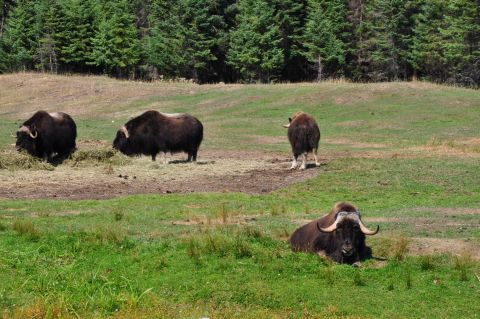
//> input picture Chapter_05/watershed/group.jpg, 480 x 319 px
$ ./segment   (built with g++ and OpenCV 4)
//> lines starting //> are read from the running program, lines starting //| are printed output that depends on the picture; after the words box and inside, x2 and y2 are one past the last pixel; in counts of white or black regions, pixels touching at a corner belong together
### Chapter_05/watershed/watershedSegmentation.hpp
#ifndef WATERSHEDSEGMENTATION_H
#define WATERSHEDSEGMENTATION_H

#include<opencv2/core.hpp>
#include<opencv2/highgui/highgui.hpp>
#include<opencv2/imgproc/imgproc.hpp>

class WatershedSegmenter
{
private:
    cv::Mat markers;

public:
    void setMarkers(const cv::Mat& markerImage)
    {
        //转化为整数图像
        markerImage.convertTo(markers,CV_32S);

    }
    cv::Mat process(const cv::Mat& image)
    {
        //使用算法
        cv::watershed(image,markers);

        return markers;
    }

    cv::Mat getSegmentation()
    {
        cv::Mat tmp;
        markers.convertTo(tmp,CV_8U);

        return tmp;
    }

    cv::Mat getWatersheds()
    {
        cv::Mat tmp;
        markers.convertTo(tmp,CV_8U,255,255);
        return tmp;
    }
};
#endif

### Chapter_05/watershed/segment.cpp
//分水岭算法
//前景物体是什么 运动的物体
//C.copyTo(A,B) 是什么？C被B覆盖得到A
//
//
//
#include<iostream>
#include<opencv2/core.hpp>
#include<opencv2/highgui/highgui.hpp>
#include<opencv2/imgproc/imgproc.hpp>
#include "watershedSegmentation.hpp"

int main()
{
    cv::Mat image = cv::imread("../group.jpg");
//> image is the input picture: 319 rows x 480 cols, CV_8UC3; mean B, G, R 69.4, 113.6, 107.3
    if(!image.data)
        return 0;
    cv::namedWindow("Original Image");
    cv::imshow("Original Image",image);

    cv::Mat binary;
    binary = cv::imread("../binary.bmp",0);
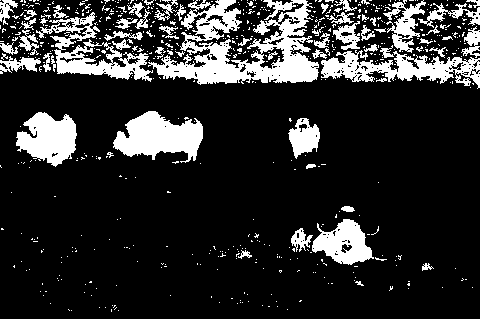
//> input picture Chapter_05/watershed/binary.bmp, 480 x 319 px
//> binary: 319 rows x 480 cols, CV_8UC1; 17.9% white; 653 white regions (591 under 20 px), largest, box (x1, y1, x2, y2) and area: (148, 0, 319, 85) 6792, (113, 111, 203, 163) 2862, (321, 50, 480, 89) 2815
    cv::namedWindow("Binary Image");
    cv::imshow("Binary Image",binary);

    cv::Mat fg;
    //腐蚀图像6次
    //目的：移除噪点和微小物体
    cv::erode(binary,fg,cv::Mat(),cv::Point(-1,-1),6);
//> fg: 319 rows x 480 cols, CV_8UC1; 1.4% white; 11 white regions (4 under 20 px), largest, box (x1, y1, x2, y2) and area: (126, 119, 197, 148) 1044, (33, 120, 70, 152) 618, (286, 62, 307, 76) 209
    cv::namedWindow("Foreground Image");
    cv::imshow("Foreground Image",fg);

    cv::Mat bg;
    //膨胀图像6次
    //???识别不包含物体的像素
    cv::dilate(binary,bg,cv::Mat(),cv::Point(-1,-1),6);
//> bg: 319 rows x 480 cols, CV_8UC1; 49% white; 32 white regions, largest, box (x1, y1, x2, y2) and area: (0, 0, 480, 95) 41441, (10, 105, 209, 174) 10155, (186, 200, 408, 292) 9789
    //阈值化以得到2值图像  128是灰色的
    cv::threshold(bg,bg,1,128,cv::THRESH_BINARY_INV);
    cv::namedWindow("Background Image");
    cv::imshow("Background Image",bg);

    //膨胀图像和腐蚀图像进行加起来
    //创建标记图形
    cv::Mat markers(binary.size(),CV_8U,cv::Scalar(0));
    markers= fg+bg;
    cv::namedWindow("Markers");
    cv::imshow("Markers",markers);
//======================================================

    //创建分水岭分割对象
    WatershedSegmenter segmenter;
    //设置标记并进行处理
    segmenter.setMarkers(markers);
//> in setMarkers, `markerImage.convertTo(markers,CV_32S);`: markers: 319 rows x 480 cols, CV_32SC1; 3 distinct labels, from 0 to 255
    segmenter.process(image);
//> in process, `cv::watershed(image,markers);`:
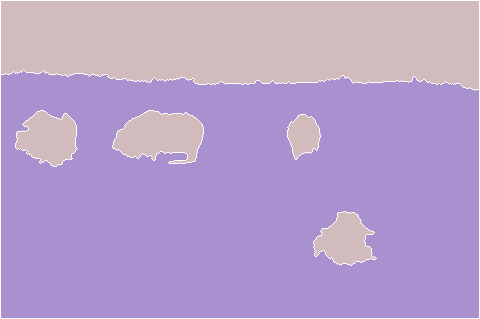
//> markers: 319 rows x 480 cols, CV_32SC1; 3 distinct labels, from -1 to 255; one colour per label, 0 black, -1 white

    cv::namedWindow("Segmentation");
    //???
    cv::imshow("Segmentation",segmenter.getSegmentation());
    //边界图像
    cv::namedWindow("watersheds");
    cv::imshow("watersheds",segmenter.getWatersheds());
//> in getWatersheds, `markers.convertTo(tmp,CV_8U,255,255);`: tmp: 319 rows x 480 cols, CV_8UC1; 98.1% white; black in thin lines or dots

//==========================================================


    image = cv::imread("../tower.jpg");
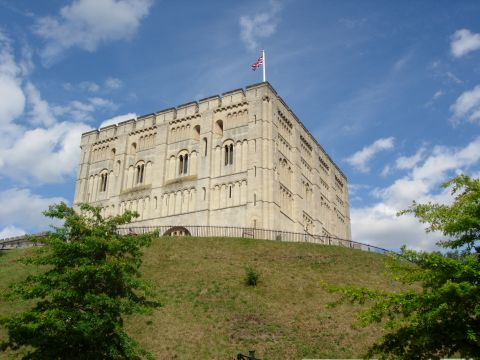
//> input picture Chapter_05/watershed/tower.jpg, 480 x 360 px
//> image is the input picture: 360 rows x 480 cols, CV_8UC3; mean B, G, R 124.1, 127.4, 115.1
    //类比上面的例子
    cv::Mat imageMask(image.size(),CV_8U,cv::Scalar(0));
    //
//    cv::rectangle(imageMask,cv::Point(5,5),cv::Point(image.cols-5,image.rows-5),cv::Scalar(255),3);
//    cv::rectangle(imageMask,cv::Point(image.cols/2-10,image.rows/2-10),cv::Point(image.cols/2+10,image.rows/2+10),cv::Scalar(1),10);
//    //设置标记并进行处理
    segmenter.setMarkers(imageMask);
//> in setMarkers (call 2), `markerImage.convertTo(markers,CV_32S);`: markers: 360 rows x 480 cols, CV_32SC1; every value is 0
    segmenter.process(image);
//> in process (call 2), `cv::watershed(image,markers);`: markers: 360 rows x 480 cols, CV_32SC1; values -1 (black) and 0 (white), 99% white; black in thin lines or dots
    //和上面重复了
    //白色和黑色方框
    cv::rectangle(image,cv::Point(5,5),cv::Point(image.cols-5,image.rows-5),cv::Scalar(255,255,255),3);
    cv::rectangle(image,cv::Point(image.cols/2-10,image.rows/2-10),cv::Point(image.cols/2+10,image.rows/2+10),cv::Scalar(1,1,1),10);
    cv::namedWindow("Image with marker");
    cv::imshow("Image with marker",image);

    //????都是白的，能看出什么？？？？
    //???
    cv::namedWindow("watersheds of foreground object");
    cv::imshow("watersheds of foreground object",segmenter.getWatersheds());
//> in getWatersheds (call 2), `markers.convertTo(tmp,CV_8U,255,255);`: tmp: 360 rows x 480 cols, CV_8UC1; 99% white; black in thin lines or dots
//---------------------------------------------------
    //
    image = cv::imread("../tower.jpg");
    //设置前景物体的包围盒
    cv::Rect rectangle(50,70,image.cols-150,image.rows-180);
//> rectangle = Rect(50, 70, 330, 180)
    cv::Mat result;//分割的图像，4种可能的值
    cv::Mat bgModel,fgModel;//模型，供内部使用

    //grabcut分割 提取前景物体，和分水岭算法不一样
    //得到什么？提取前景物体
    cv::grabCut(image,
                result,
                rectangle,
                bgModel,fgModel,
                1,
                cv::GC_INIT_WITH_RECT);//使用矩形进行初始化
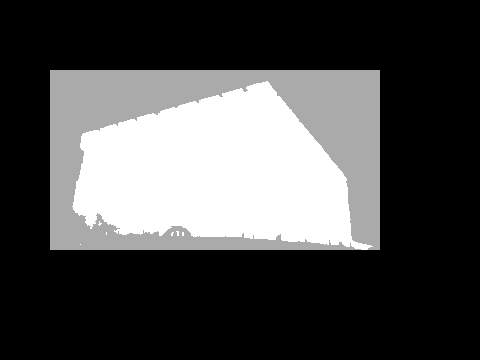
//> result: 360 rows x 480 cols, CV_8UC1; min 0, max 3, mean 0.877; drawn with min black and max white
//> bgModel = 65 values, max 659.7 at index 64, min 0.145 at index 0, mean 152.2; fgModel = 65 values, max 765.2 at index 46, min -52.18 at index 31, mean 182.3
    //得到可能为前景的像素
    //cv::GC_PR_FGD  可能属于前景的像素
    cv::compare(result,cv::GC_PR_FGD,result,cv::CMP_EQ);
//> result: 360 rows x 480 cols, CV_8UC1; 18.9% white; 7 white regions (6 under 20 px), largest, box (x1, y1, x2, y2) and area: (72, 81, 373, 250) 32663
    //图像大小，格式，白的颜色
    cv::Mat foreground(image.size(),CV_8UC3,cv::Scalar(255,255,255));
    //见简书笔记第二条
    image.copyTo(foreground,result);

    cv::rectangle(image,rectangle,cv::Scalar(255,255,255),1);
//> image: 360 rows x 480 cols, CV_8UC3; 0.59% of pixels changed, all inside (x1, y1, x2, y2) = (50, 70, 380, 250)
    cv::namedWindow("Image");
    cv::imshow("Image",image);
    //为什么啥也没有呢 有啊 前景物体，你看错了
    cv::namedWindow("Segmented Image");
    cv::imshow("Segemented Image",foreground);
//-------------------------------------------------
    //类比上面的例子
    image = cv::imread("../group.jpg");

    cv::Rect rectangle2(10,100,380,180);
    cv::Mat bkgModel,fgrModel;
    cv::grabCut(image,
                result,
                rectangle2,bkgModel,fgrModel,5,cv::GC_INIT_WITH_RECT
                );
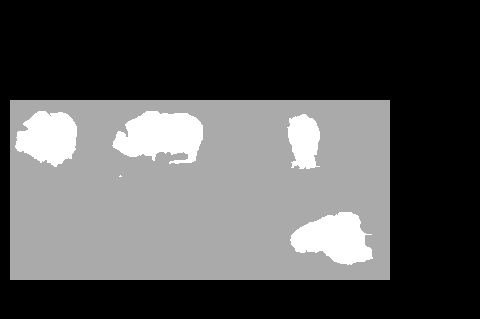
//> result: 319 rows x 480 cols, CV_8UC1; min 0, max 3, mean 0.959; drawn with min black and max white
//> bkgModel = 65 values, max 515.3 at index 20, min 0.143 at index 1, mean 138.4; fgrModel = 65 values, max 681.1 at index 55, min 0.0266 at index 1, mean 186.7
    //得到可能为前景的像素
    //cv::GC_PR_FGD  可能属于前景的像素
    cv::compare(result,cv::GC_PR_FGD,result,cv::CMP_EQ);
//> result: 319 rows x 480 cols, CV_8UC1; 6.6% white; 5 white regions (1 under 20 px), largest, box (x1, y1, x2, y2) and area: (112, 111, 203, 164) 3339, (290, 212, 373, 265) 2858, (15, 111, 77, 167) 2493, (287, 114, 320, 169) 1365
    //实行按位与
    //result = result&1;

    foreground.create(image.size(),CV_8UC3);
    //前景设置为白色
    foreground.setTo(cv::Scalar(255,255,255));
//> foreground: 319 rows x 480 cols, CV_8UC3; every value is 255
    // 见简书笔记第二条
    image.copyTo(foreground,result);
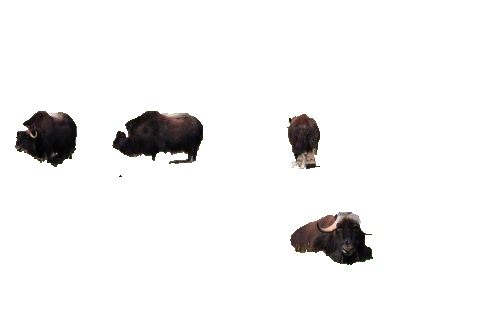
//> foreground: 319 rows x 480 cols, CV_8UC3; mean B, G, R 240.8, 241, 241.7

    cv::rectangle (image,rectangle2,cv::Scalar(255,255,255),1);
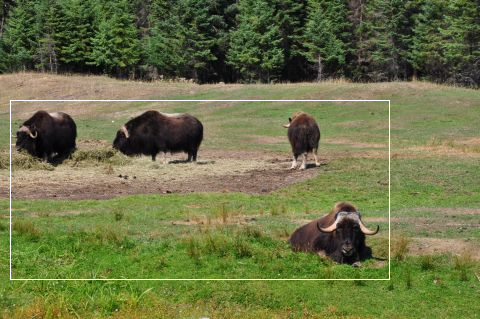
//> image: 319 rows x 480 cols, CV_8UC3; 0.73% of pixels changed, all inside (x1, y1, x2, y2) = (10, 100, 390, 280)
    cv::namedWindow("Image 2");
    cv::imshow("Image 2",image);
    cv::namedWindow("Foreground objects");
    cv::imshow("Foreground objects",foreground);
    cv::waitKey();
    return 0;
}
